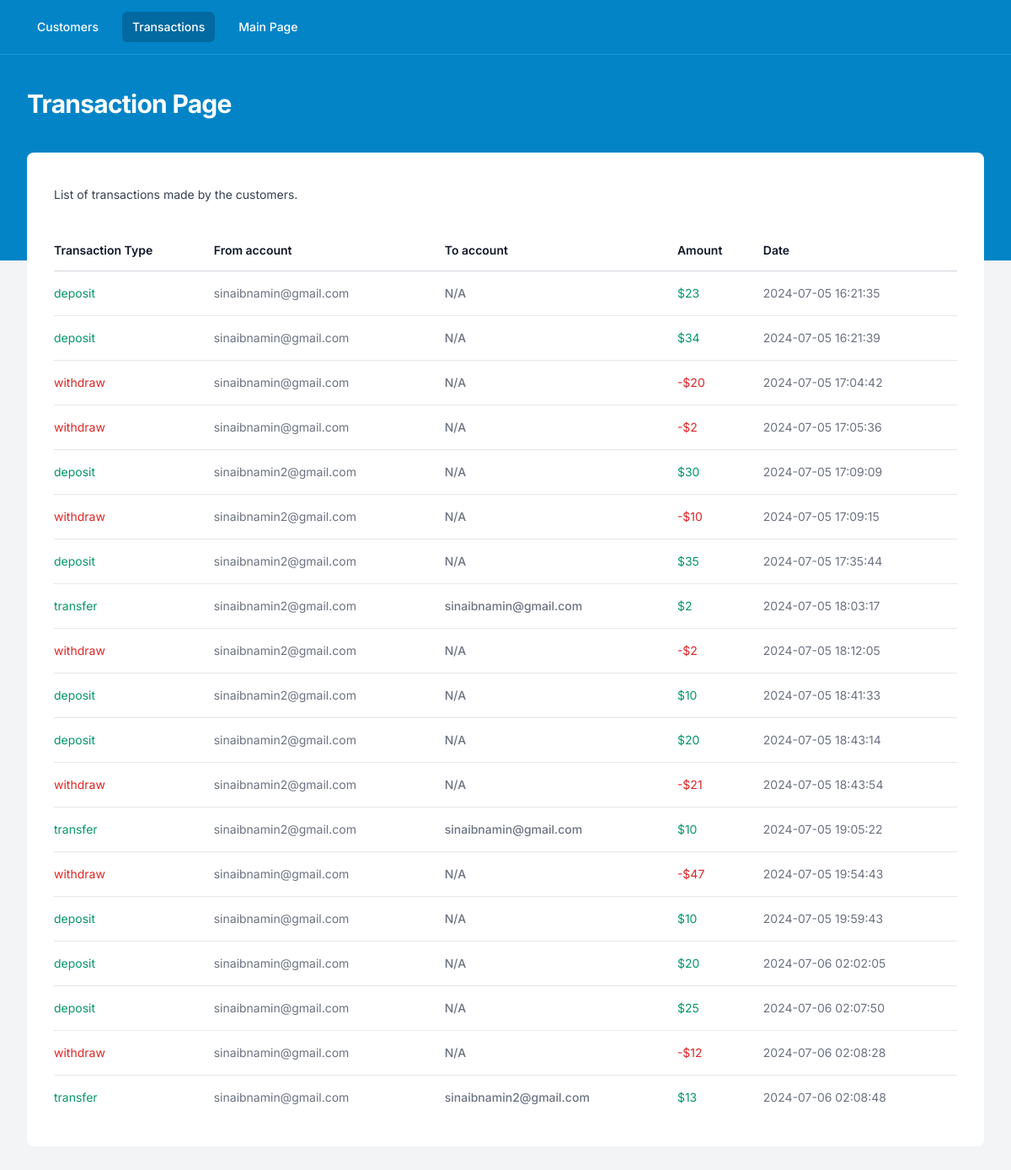
The app's page /assignment4/admin/transactions.php, older data.
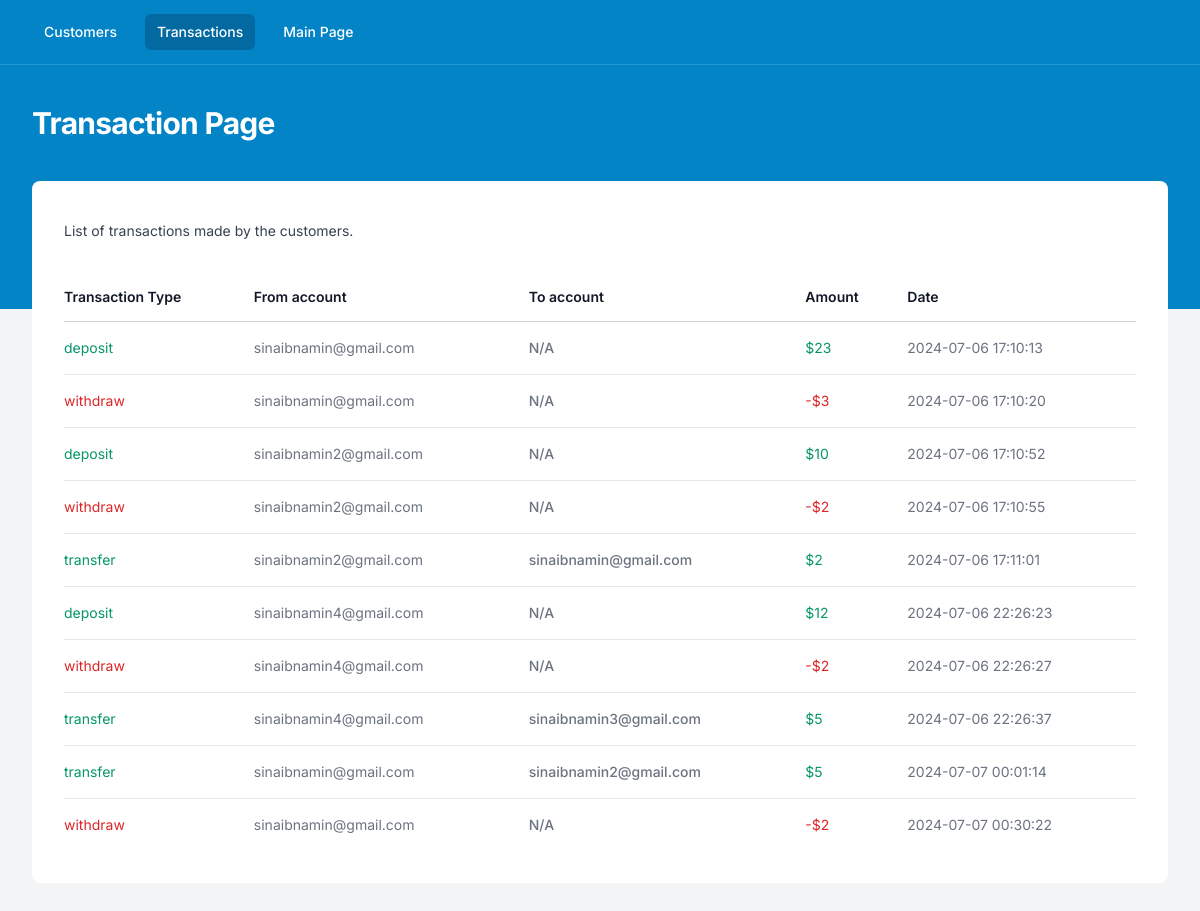
The same page, newer data.
### tables this page shows
CREATE TABLE transactions (
    id INTEGER PRIMARY KEY AUTOINCREMENT,
    type TEXT NOT NULL,
    from_account_email TEXT NOT NULL,
    to_account_email TEXT,
    amount REAL NOT NULL,
    timestamp DATETIME NOT NULL
);

### test/module2_1/ep1/autoload.php (called while the page is built, shortened)
<?php
spl_autoload_register( function($className){
    $baseDir = 'app/classes/';
});

### assignment4/app/Controller/BaseController.php (called while the page is built, shortened)
<?php
class BaseController {
    public function __construct($db) {
        $this->db = $db;
    }
}

### assignment4/app/Controller/AdminController.php (called while the page is built, shortened)
<?php
class AdminController extends BaseController{
    public function getAllTransactions(){
        $stmt = $this->db->prepare("SELECT * FROM transactions");
        $result = $stmt->execute();
        $transactions = [];
        while ($row = $result->fetchArray(SQLITE3_ASSOC)) {
            if($row['type'] == 'deposit'){
                $row['color'] = 'green';
                $row['currency_sign'] = '$';
            }
            if($row['type'] == 'withdraw'){
                $row['color'] = 'red';
                $row['currency_sign'] = '-$';
            }
            if($row['type'] == 'transfer'){
                $row['color'] = 'green';
                $row['currency_sign'] = '$';
            }
            $transactions[] = $row;
        }
        return $transactions;
    }
}
?>

### assignment4/admin/transactions.php (the view, shortened to what this page needs)
<?php
$page_title = 'Transaction Page';
$current_page = "transaction";
include 'header.php';
?>
  <div class="px-4 sm:px-6 lg:px-8">
    <div class="sm:flex sm:items-center">
      <div class="sm:flex-auto">
        <p class="mt-2 text-sm text-gray-700">
          List of transactions made by the customers.
        </p>
      </div>
    </div>
    <div class="mt-8 flow-root">
      <div class="-mx-4 -my-2 overflow-x-auto sm:-mx-6 lg:-mx-8">
        <div
          class="inline-block min-w-full py-2 align-middle sm:px-6 lg:px-8">
          <table class="min-w-full divide-y divide-gray-300">
          <thead>
              <tr>
                <th
                  scope="col"
                  class="whitespace-nowrap py-3.5 pl-4 pr-3 text-left text-sm font-semibold text-gray-900 sm:pl-0">
                  Transaction Type
                </th>
                <th
                  scope="col"
                  class="whitespace-nowrap py-3.5 pl-4 pr-3 text-left text-sm font-semibold text-gray-900 sm:pl-0">
                  From account
                </th>
                <th
                  scope="col"
                  class="whitespace-nowrap px-2 py-3.5 text-left text-sm font-semibold text-gray-900">
                  To account
                </th>
                <th
                  scope="col"
                  class="whitespace-nowrap px-2 py-3.5 text-left text-sm font-semibold text-gray-900">
                  Amount
                </th>
                <th
                  scope="col"
                  class="whitespace-nowrap px-2 py-3.5 text-left text-sm font-semibold text-gray-900">
                  Date
                </th>
              </tr>
            </thead>
            <?php
            $red_class = "text-red-600";
            $green_class = "text-emerald-600";
            ?>
            <tbody class="divide-y divide-gray-200 bg-white">
            <?php foreach($admin->getAllTransactions() as $transaction): ?>
              <tr>
                <td
                  class="whitespace-nowrap py-4 pl-4 pr-3 text-sm sm:pl-0 <?= $transaction['color'] == 'red' ? $red_class : $green_class; ?>">
                  <?= $transaction['type']; ?>
                </td>
                <td
                  class="whitespace-nowrap py-4 pl-4 pr-3 text-sm text-gray-500 sm:pl-0">
                  <?= $transaction['from_account_email']; ?>
                </td>
                <td
                  class="whitespace-nowrap px-2 py-4 text-sm font-medium text-gray-500">
                  <?= $transaction['to_account_email'] ?? 'N/A'; ?>
                </td>
                <td
                  class="whitespace-nowrap px-2 py-4 text-sm <?= $transaction['color'] == 'red' ? $red_class : $green_class; ?>">
                  <?= $transaction['currency_sign'] . $transaction['amount']; ?>
                </td>
                <td
                  class="whitespace-nowrap px-2 py-4 text-sm text-gray-500">
                  <?= $transaction['timestamp']; ?>
                </td>
              </tr>
              <?php endforeach; ?>
            </tbody>
          </table>
        </div>
      </div>
    </div>
  </div>
<?php
include 'footer.php';
?>

### assignment4/admin/header.php (shortened to what this page needs)
<?php
require '../db_init.php';
require '../vendor/autoload.php';
$admin = new AdminController($db);
?>
<!DOCTYPE html>
<html
  class="h-full bg-gray-100"
  lang="en">
  <head>
    <script src="https://cdn.tailwindcss.com"></script>
  </head>
  <body class="h-full">
    <div class="min-h-full">
      <div class="bg-sky-600 pb-32">
        <nav
          class="border-b border-sky-300 border-opacity-25 bg-sky-600"
          x-data="{ mobileMenuOpen: false, userMenuOpen: false }">
          <div class="mx-auto max-w-7xl px-4 sm:px-6 lg:px-8">
            <div class="flex h-16 justify-between">
              <div class="flex items-center px-2 lg:px-0">
                <div class="hidden sm:block">
                  <div class="flex space-x-4">
                    <?php
                    $header_menu_active_class = "bg-sky-700 text-white rounded-md py-2 px-3 text-sm font-medium";
                    $header_menu_inactive_class = "text-white hover:bg-sky-500 hover:bg-opacity-75 rounded-md py-2 px-3 text-sm font-medium"
                    ?>
                    <a
                      href="./customers.php"
                      class="<?=
                      $current_page == 'customer' ?
                      $header_menu_active_class : $header_menu_inactive_class; ?>"
                      >Customers</a
                    >
                    <a
                      href="./transactions.php"
                      class="<?=
                      $current_page == 'transaction' ?
                      $header_menu_active_class : $header_menu_inactive_class; ?>"
                      >Transactions</a
                    >
                    <a
                      href="/"
                      class="<?= $header_menu_inactive_class; ?>"
                      >Main Page</a
                    >
                  </div>
                </div>
              </div>
              <div class="hidden sm:ml-6 sm:flex gap-2 sm:items-center">
              </div>
            </div>
          </div>
        </nav>
        <header class="py-10">
          <div class="mx-auto max-w-7xl px-4 sm:px-6 lg:px-8">
            <h1 class="text-3xl font-bold tracking-tight text-white">
            <?= $page_title; ?>
            </h1>
          </div>
        </header>
      </div>
      <main class="-mt-32">
        <div class="mx-auto max-w-7xl px-4 pb-12 sm:px-6 lg:px-8">
          <div class="bg-white rounded-lg py-8">

### assignment4/admin/footer.php
         </div>
        </div>
      </main>
    </div>
  </body>
</html>

### assignment4/admin/header.php (style rules this page uses)
* { font-family: 'Inter', system-ui, -apple-system, BlinkMacSystemFont, 'Segoe UI', Roboto, Oxygen, Ubuntu, Cantarell, 'Open Sans', 'Helvetica Neue', sans-serif; }

Row changes from the older to the newer data that the page shows:
removed transactions: type "transfer", from_account_email "sinaibnamin2@gmail.com", to_account_email "sinaibnamin@gmail.com", currency_sign "$", amount "2", timestamp "2024-07-05 18:03:17"
removed transactions: type "withdraw", from_account_email "sinaibnamin2@gmail.com", to_account_email "N/A", currency_sign "-$", amount "2", timestamp "2024-07-05 18:12:05"
removed transactions: type "deposit", from_account_email "sinaibnamin2@gmail.com", to_account_email "N/A", currency_sign "$", amount "10", timestamp "2024-07-05 18:41:33"
removed transactions: type "deposit", from_account_email "sinaibnamin2@gmail.com", to_account_email "N/A", currency_sign "$", amount "20", timestamp "2024-07-05 18:43:14"
removed transactions: type "withdraw", from_account_email "sinaibnamin2@gmail.com", to_account_email "N/A", currency_sign "-$", amount "21", timestamp "2024-07-05 18:43:54"
removed transactions: type "transfer", from_account_email "sinaibnamin2@gmail.com", to_account_email "sinaibnamin@gmail.com", currency_sign "$", amount "10", timestamp "2024-07-05 19:05:22"
removed transactions: type "withdraw", from_account_email "sinaibnamin@gmail.com", to_account_email "N/A", currency_sign "-$", amount "47", timestamp "2024-07-05 19:54:43"
removed transactions: type "deposit", from_account_email "sinaibnamin@gmail.com", to_account_email "N/A", currency_sign "$", amount "10", timestamp "2024-07-05 19:59:43"
removed transactions: type "deposit", from_account_email "sinaibnamin@gmail.com", to_account_email "N/A", currency_sign "$", amount "20", timestamp "2024-07-06 02:02:05"
removed transactions: type "deposit", from_account_email "sinaibnamin@gmail.com", to_account_email "N/A", currency_sign "$", amount "25", timestamp "2024-07-06 02:07:50"
removed transactions: type "withdraw", from_account_email "sinaibnamin@gmail.com", to_account_email "N/A", currency_sign "-$", amount "12", timestamp "2024-07-06 02:08:28"
removed transactions: type "transfer", from_account_email "sinaibnamin@gmail.com", to_account_email "sinaibnamin2@gmail.com", currency_sign "$", amount "13", timestamp "2024-07-06 02:08:48"
changed transactions (number 1 of 10 on the later page): timestamp "2024-07-05 16:21:35" → "2024-07-06 17:10:13"
changed transactions (number 2 of 10 on the later page): type "deposit" → "withdraw"; currency_sign "$" → "-$"; amount "34" → "3"; timestamp "2024-07-05 16:21:39" → "2024-07-06 17:10:20"
changed transactions (number 3 of 10 on the later page): type "withdraw" → "deposit"; from_account_email "sinaibnamin@gmail.com" → "sinaibnamin2@gmail.com"; currency_sign "-$" → "$"; amount "20" → "10"; timestamp "2024-07-05 17:04:42" → "2024-07-06 17:10:52"
changed transactions (number 4 of 10 on the later page): from_account_email "sinaibnamin@gmail.com" → "sinaibnamin2@gmail.com"; timestamp "2024-07-05 17:05:36" → "2024-07-06 17:10:55"
changed transactions (number 5 of 10 on the later page): type "deposit" → "transfer"; to_account_email "N/A" → "sinaibnamin@gmail.com"; amount "30" → "2"; timestamp "2024-07-05 17:09:09" → "2024-07-06 17:11:01"
changed transactions (number 6 of 10 on the later page): type "withdraw" → "deposit"; from_account_email "sinaibnamin2@gmail.com" → "sinaibnamin4@gmail.com"; currency_sign "-$" → "$"; amount "10" → "12"; timestamp "2024-07-05 17:09:15" → "2024-07-06 22:26:23"
changed transactions (number 7 of 10 on the later page): type "deposit" → "withdraw"; from_account_email "sinaibnamin2@gmail.com" → "sinaibnamin4@gmail.com"; currency_sign "$" → "-$"; amount "35" → "2"; timestamp "2024-07-05 17:35:44" → "2024-07-06 22:26:27"
added transactions: type "transfer", from_account_email "sinaibnamin4@gmail.com", to_account_email "sinaibnamin3@gmail.com", currency_sign "$", amount "5", timestamp "2024-07-06 22:26:37"
added transactions: type "transfer", from_account_email "sinaibnamin@gmail.com", to_account_email "sinaibnamin2@gmail.com", currency_sign "$", amount "5", timestamp "2024-07-07 00:01:14"
added transactions: type "withdraw", from_account_email "sinaibnamin@gmail.com", to_account_email "N/A", currency_sign "-$", amount "2", timestamp "2024-07-07 00:30:22"
